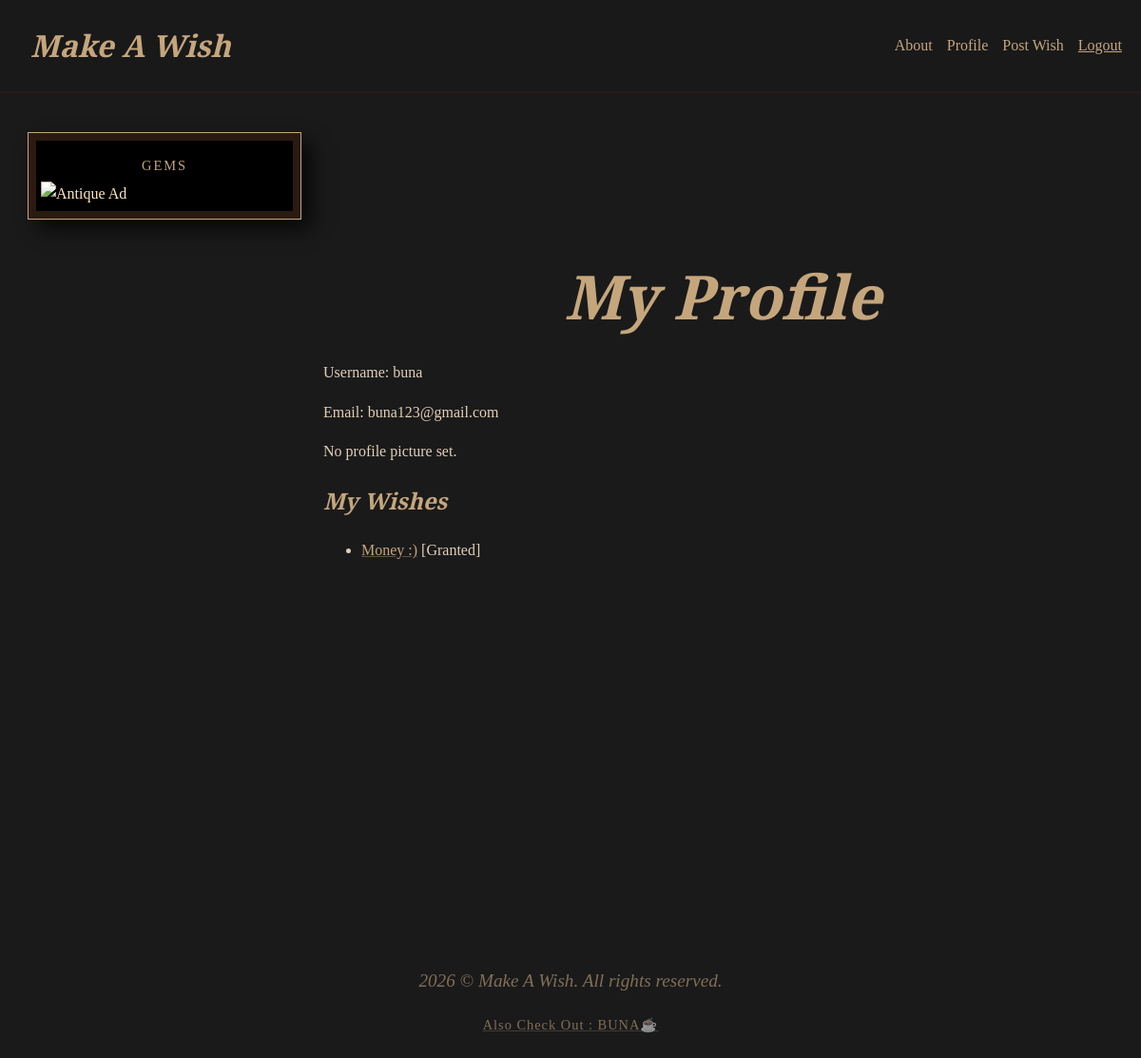
The app's page /accounts/profile/ (signed in) with its own data.
### accounts/models.py (models this page shows, shortened)
class CustomUser(AbstractUser):
    bio = models.TextField(blank=True)
    profile_picture_url = models.URLField(
        max_length=500,
        blank=True,
        null=True,
        help_text="Optional: Paste a direct image URL (e.g. from Imgur or Google)"
    )

### wishes/models.py (models this page shows, shortened)
class Wish(models.Model):
    title = models.CharField(max_length=50)
    description = models.TextField()
    created_at = models.DateTimeField(default=timezone.now)
    is_granted = models.BooleanField(default=False, verbose_name="Granted")
    phone_number = models.CharField(
        max_length=20,
        blank=True,
        null=True,
        help_text="Optional"
    )
    bank_account = models.CharField(
        max_length=50,
        blank=True,
        null=True,
        help_text="Optional"
    )
    bank_name = models.CharField(
        max_length=100,
        blank=True,
        null=True,
    )
    user = models.ForeignKey(CustomUser, on_delete=models.CASCADE, related_name='wishes')

### accounts/views.py (the view)
# urls.py: path('profile/', ProfileView.as_view(), name='profile'),
class ProfileView(LoginRequiredMixin, TemplateView):
    template_name = 'accounts/profile.html'
    login_url = 'accounts:login'
    def get_context_data(self, **kwargs):
        context = super().get_context_data(**kwargs)
        context['my_wishes'] = Wish.objects.filter(user=self.request.user).order_by('-created_at')
        return context

### templates/accounts/profile.html (shortened to what this page needs)
{% extends 'base.html' %}
{% block content %}
<h1>My Profile</h1>
<p>Username: {{ user.username }}</p>
<p>Email: {{ user.email|default:"not set" }}</p>
{% if user.profile_picture_url %}
    <img src="{{ user.profile_picture_url }}" alt="Profile Picture" style="max-width:200px; height:auto;">
{% elif user.profile_picture %}
    <img src="{{ user.profile_picture.url }}" alt="Profile Picture" style="max-width:200px; height:auto;">
{% else %}
    <p>No profile picture set.</p>
{% endif %}
<h2>My Wishes</h2>
{% if my_wishes %}
    <ul>
        {% for wish in my_wishes %}
            <li>
                <a href="{% url 'wishes:detail' wish.pk %}">{{ wish.title }}</a>
                {% if wish.is_granted %}
                    [Granted]
                {% else %}
                    [Pending]
                {% endif %}
            </li>
        {% endfor %}
    </ul>
{% else %}
    <p>No wishes yet. <a href="{% url 'wishes:create' %}">Post one</a>.</p>
{% endif %}
{% endblock %}

### templates/base.html (style rules this page uses)
:root { --wood: #2b1a12; --parchment: #e2cfb6; --dark-ink: #1a1a1b; --faded-gold: #c5a67c; }
body { background-color: var(--dark-ink); background-image: url("https://www.transparenttextures.com/patterns/dark-wood.png"); color: var(--parchment); font-family: 'Crimson Text', serif; line-height: 1.6; margin: 0; padding: 0; }
h1, .navbar-brand { font-family: 'Playfair Display', serif; color: var(--faded-gold); font-weight: 700; font-style: italic; margin-bottom: 0em; text-transform: capitalize; }
h1 { font-size: 4rem; letter-spacing: 0px; text-align: center; }
h2, h3 { font-family: 'Playfair Display', serif; font-style: italic; color: var(--faded-gold); }
a { color: var(--faded-gold); text-decoration: underline; text-decoration-color: rgba(197, 166, 124, 0.4); transition: 0.3s; }

### records on screen
CustomUser: username "buna", email "buna123@gmail.com"
Wish: title "Money :)", is_granted "[Granted]"
